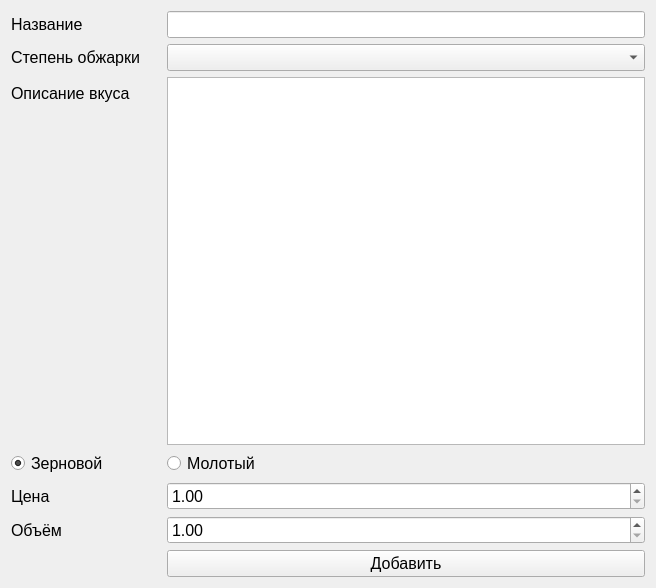
<?xml version="1.0" encoding="UTF-8"?>
<ui version="4.0">
 <class>Form</class>
 <widget class="QWidget" name="Form">
  <property name="geometry">
   <rect>
    <x>0</x>
    <y>0</y>
    <width>656</width>
    <height>588</height>
   </rect>
  </property>
  <property name="font">
   <font>
    <pointsize>12</pointsize>
   </font>
  </property>
  <property name="windowTitle">
   <string>Form</string>
  </property>
  <layout class="QFormLayout" name="formLayout">
   <item row="0" column="0">
    <widget class="QLabel" name="label">
     <property name="text">
      <string>Название</string>
     </property>
    </widget>
   </item>
   <item row="1" column="0">
    <widget class="QLabel" name="label_2">
     <property name="text">
      <string>Степень обжарки</string>
     </property>
    </widget>
   </item>
   <item row="1" column="1">
    <widget class="QComboBox" name="degree_box"/>
   </item>
   <item row="3" column="0">
    <widget class="QRadioButton" name="rbtn1">
     <property name="text">
      <string>Зерновой</string>
     </property>
     <property name="checked">
      <bool>true</bool>
     </property>
     <attribute name="buttonGroup">
      <string notr="true">buttonGroup</string>
     </attribute>
    </widget>
   </item>
   <item row="3" column="1">
    <widget class="QRadioButton" name="rbtn2">
     <property name="text">
      <string>Молотый</string>
     </property>
     <attribute name="buttonGroup">
      <string notr="true">buttonGroup</string>
     </attribute>
    </widget>
   </item>
   <item row="2" column="0">
    <widget class="QLabel" name="label_3">
     <property name="text">
      <string>Описание вкуса</string>
     </property>
    </widget>
   </item>
   <item row="2" column="1">
    <widget class="QPlainTextEdit" name="taste_edit"/>
   </item>
   <item row="4" column="0">
    <widget class="QLabel" name="label_4">
     <property name="text">
      <string>Цена</string>
     </property>
    </widget>
   </item>
   <item row="5" column="0">
    <widget class="QLabel" name="label_5">
     <property name="text">
      <string>Объём</string>
     </property>
    </widget>
   </item>
   <item row="0" column="1">
    <widget class="QLineEdit" name="sort_line"/>
   </item>
   <item row="6" column="1">
    <widget class="QPushButton" name="pushButton">
     <property name="sizePolicy">
      <sizepolicy hsizetype="Expanding" vsizetype="Fixed">
       <horstretch>0</horstretch>
       <verstretch>0</verstretch>
      </sizepolicy>
     </property>
     <property name="minimumSize">
      <size>
       <width>0</width>
       <height>0</height>
      </size>
     </property>
     <property name="text">
      <string>Добавить</string>
     </property>
    </widget>
   </item>
   <item row="6" column="0">
    <widget class="QLabel" name="error_label">
     <property name="sizePolicy">
      <sizepolicy hsizetype="Minimum" vsizetype="Preferred">
       <horstretch>0</horstretch>
       <verstretch>0</verstretch>
      </sizepolicy>
     </property>
     <property name="minimumSize">
      <size>
       <width>150</width>
       <height>0</height>
      </size>
     </property>
     <property name="styleSheet">
      <string notr="true">color: rgb(255, 0, 4);</string>
     </property>
     <property name="text">
      <string/>
     </property>
    </widget>
   </item>
   <item row="4" column="1">
    <widget class="QDoubleSpinBox" name="price_spin">
     <property name="minimum">
      <double>1.000000000000000</double>
     </property>
     <property name="maximum">
      <double>10000.000000000000000</double>
     </property>
     <property name="singleStep">
      <double>5.000000000000000</double>
     </property>
    </widget>
   </item>
   <item row="5" column="1">
    <widget class="QDoubleSpinBox" name="volume_spin">
     <property name="minimum">
      <double>1.000000000000000</double>
     </property>
     <property name="maximum">
      <double>10000.000000000000000</double>
     </property>
     <property name="singleStep">
      <double>5.000000000000000</double>
     </property>
    </widget>
   </item>
  </layout>
 </widget>
 <resources/>
 <connections/>
 <buttongroups>
  <buttongroup name="buttonGroup"/>
 </buttongroups>
</ui>
